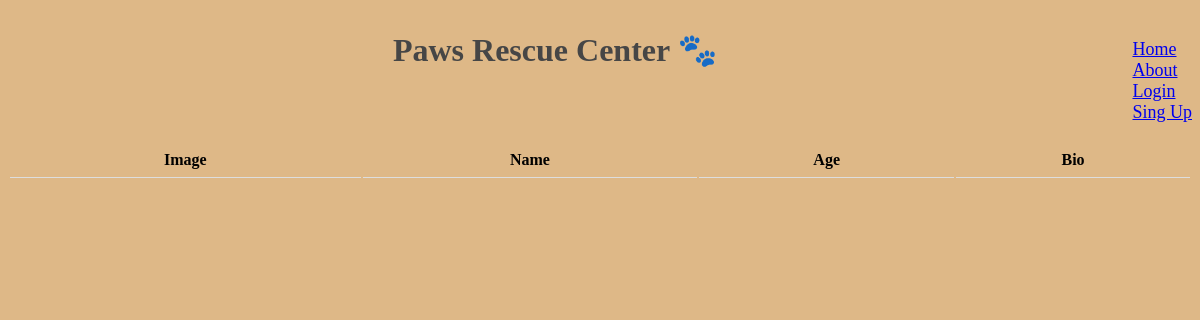
Before: / with the older database file.
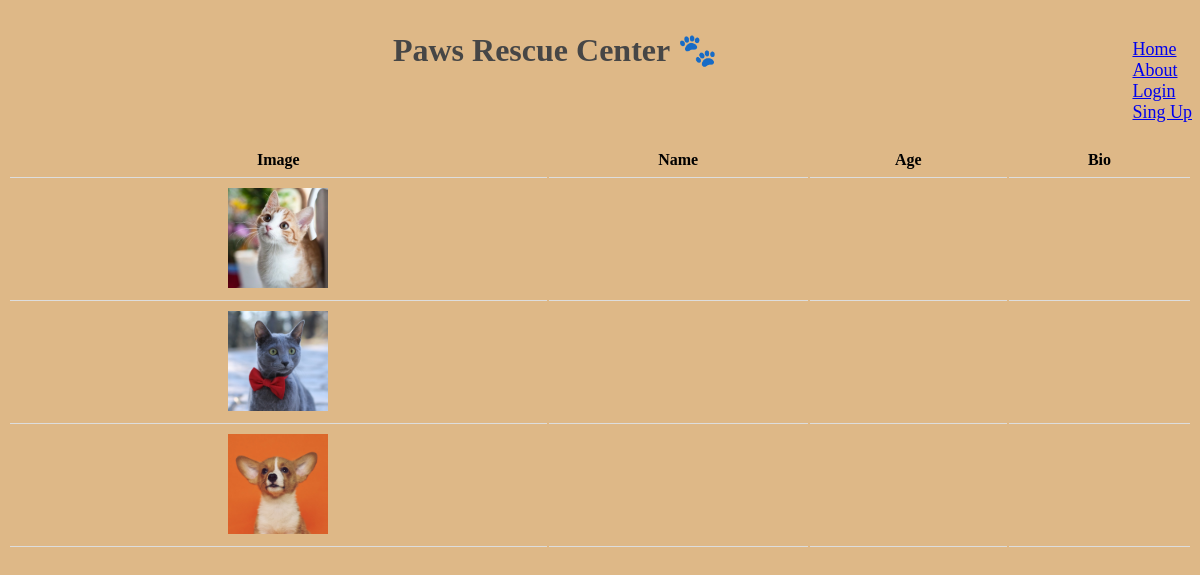
After: the same page with the newer database file.
### app.py (models this page shows)
class Animal(db.Model):
    id = db.Column(db.Integer, primary_key=True)
    name = db.Column(db.String, unique=True)
    age = db.Column(db.String)
    bio = db.Column(db.String)
    posted_by = db.Column(db.String, db.ForeignKey('user.id'))

### app.py (the view)
@app.route("/")
def home():
    animals = Animal.query.all()
    return render_template("home.html", animals=animals)

### templates/home.html (shortened to what this page needs)
{% extends "base.html" %}
{% block content %}
    <h1 id = "title"><center>Paws Rescue Center 🐾</center></h1>
    <table>
    <tr>
      <th>Image</th>
      <th>Name</th>
      <th>Age</th>
      <th>Bio</th>
    </tr>
    {% for animal in animals %}
        <tr>
          <td>
              <a href="{{url_for('animal_details', animal_id = animal['id'])}}">
                  <img src= "{{ url_for( 'static', filename=loop.index|string+'.jpg') }}" height="100" >
              </a>
          </td>
          <td>{{ animal['Name'] }}</td>
          <td>{{ animal['Age'] }}</td>
          <td>{{ animal['Bio'] }}</td>
        </tr>
    {% endfor %}
    </table>
{% endblock %}

### templates/base.html (shortened to what this page needs)
<!DOCTYPE html>
<html lang="en">
<head>
    <link rel="stylesheet" href="{{url_for('static', filename='style.css')}}" />
</head>
<body>
    <div>
        <ul style="list-style-type: none;float: right;font-size: large;">
            <li><a href="{{url_for('home')}}">Home</a></li>
            <li><a href="{{url_for('about')}}">About</a></li>
            {% if 'user' in session %}
            <li><a href="{{url_for('logout')}}">logout</a></li>
            {% else %}
            <li><a href="{{url_for('login')}}">Login</a></li>
            <li><a href="{{url_for('singUp')}}">Sing Up</a></li>
            {% endif%}
        </ul>
    </div>
    {% block content %}{% endblock %}
</body>
</html>

### static/style.css (style rules this page uses)
#title { padding: 10px; color: #464646; }
body { background: burlywood; }
table { width: 100%; text-align: center; }
th, td { padding: 8px; border-bottom: 1px solid #ddd; }

Changed rows visible on the page:
added Animal: shows a picture
added Animal: shows a picture
added Animal: shows a picture
